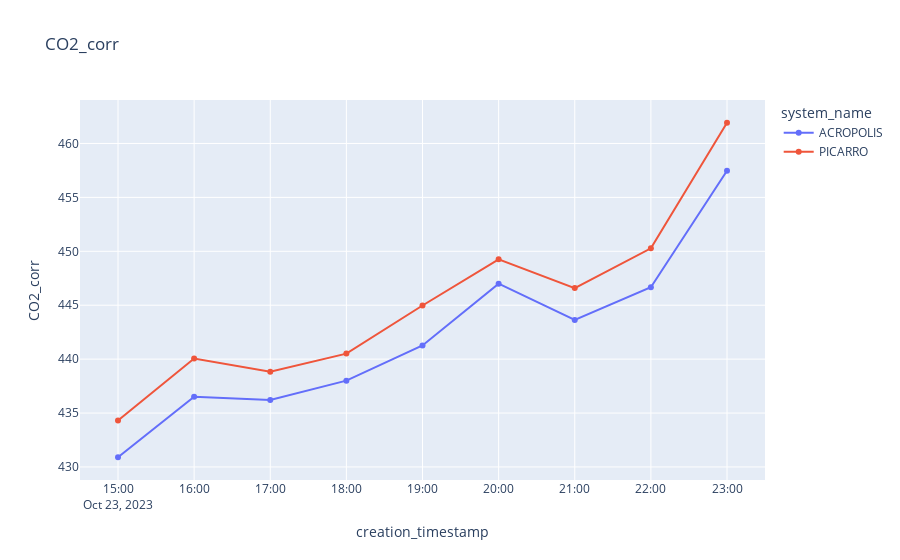

Here is the notebook cell this chart was saved with:
### Code cell
col_name = "CO2_corr"

df_all = pl.concat([df_a.select("creation_timestamp","system_name",col_name),df_p.select("creation_timestamp","system_name",col_name)])

plot_sensor_measurement(df_all.collect(), col_name="CO2_corr")

### Figure 1 — Plotly figure (JSON) as saved in the notebook; plotly's stock layout.template omitted (floating-point values rounded to 4 significant figures)
{"data": [{"hovertemplate": "system_name=ACROPOLIS<br>creation_timestamp=%{x}<br>CO2_corr=%{y}<extra></extra>", "legendgroup": "ACROPOLIS", "line": {"color": "#636efa", "dash": "solid"}, "marker": {"symbol": "circle"}, "mode": "markers+lines", "name": "ACROPOLIS", "orientation": "v", "showlegend": true, "type": "scatter", "x": ["2023-10-23T15:00:00+00:00", "2023-10-23T16:00:00+00:00", "2023-10-23T17:00:00+00:00", "2023-10-23T18:00:00+00:00", "2023-10-23T19:00:00+00:00", "2023-10-23T20:00:00+00:00", "2023-10-23T21:00:00+00:00", "2023-10-23T22:00:00+00:00", "2023-10-23T23:00:00+00:00"], "xaxis": "x", "y": [430.9, 436.5, 436.2, 438.0, 441.3, 447.0, 443.6, 446.7, 457.5], "yaxis": "y"}, {"hovertemplate": "system_name=PICARRO<br>creation_timestamp=%{x}<br>CO2_corr=%{y}<extra></extra>", "legendgroup": "PICARRO", "line": {"color": "#EF553B", "dash": "solid"}, "marker": {"symbol": "circle"}, "mode": "markers+lines", "name": "PICARRO", "orientation": "v", "showlegend": true, "type": "scatter", "x": ["2023-10-23T15:00:00+00:00", "2023-10-23T16:00:00+00:00", "2023-10-23T17:00:00+00:00", "2023-10-23T18:00:00+00:00", "2023-10-23T19:00:00+00:00", "2023-10-23T20:00:00+00:00", "2023-10-23T21:00:00+00:00", "2023-10-23T22:00:00+00:00", "2023-10-23T23:00:00+00:00"], "xaxis": "x", "y": [434.3, 440.1, 438.8, 440.5, 445.0, 449.3, 446.6, 450.3, 461.9], "yaxis": "y"}], "layout": {"legend": {"title": {"text": "system_name"}, "tracegroupgap": 0}, "title": {"text": "CO2_corr"}, "xaxis": {"anchor": "y", "domain": [0, 1], "title": {"text": "creation_timestamp"}}, "yaxis": {"anchor": "x", "domain": [0, 1], "title": {"text": "CO2_corr"}}}}
